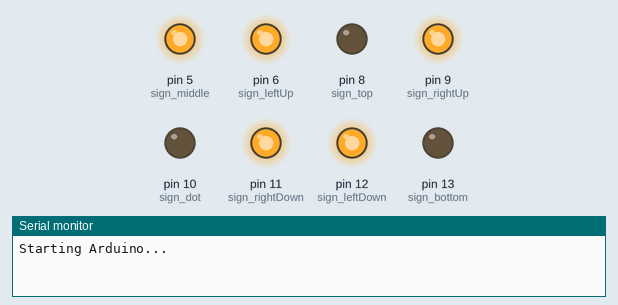
Simulated run of this sketch. Board: Arduino Uno, built with avr-gcc and run on an emulated ATmega328P. Shown: output pins drawn as LEDs (lit = HIGH), the last lines printed to the serial monitor.

Above: at 0.4 s.
At 1.4 s:
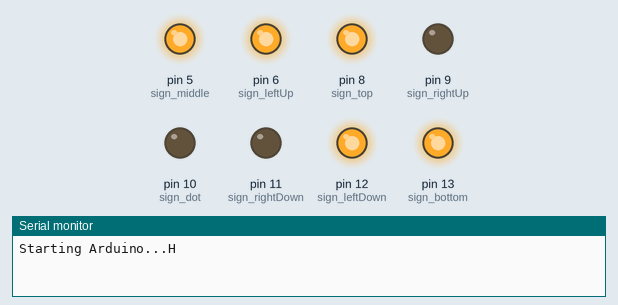
At 5.4 s:
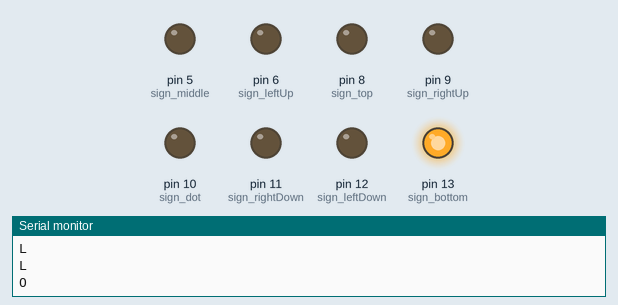
At 7.4 s:
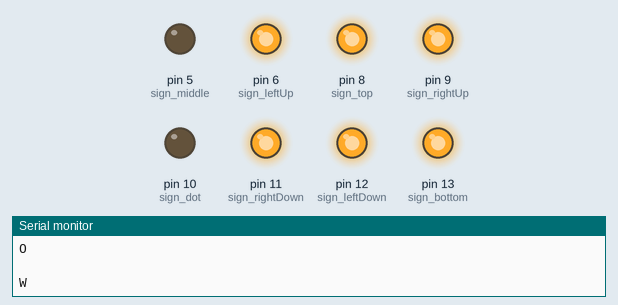
At 11.4 s:
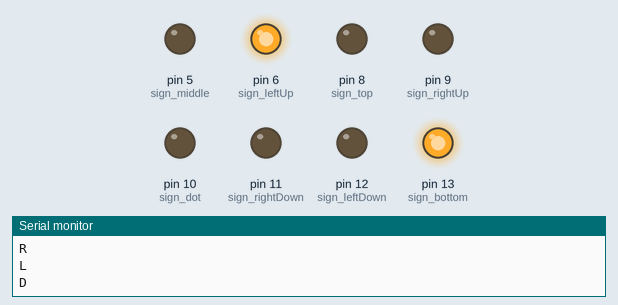
At 14.4 s:
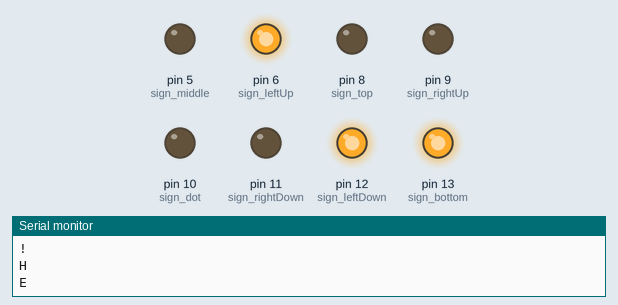
Timing chart, 0 to 15.6 s (numbered marks = the images above):
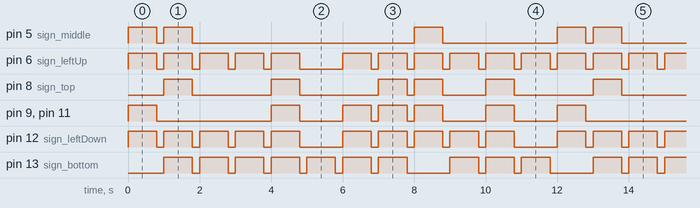

The sketch:

dynamicPrinting.ino
```cpp
int DELAY = 1000;
uint8_t mode = HIGH;

int sign_bottom = 13;
int sign_leftDown = 12;
int sign_rightDown = 11;
int sign_dot = 10;
int sign_rightUp = 9;
int sign_top = 8;
int sign_leftUp = 6;
int sign_middle = 5;

void printChar(char a){
  if(a == 'A' || a == 'a'){
    digitalWrite(sign_leftUp, HIGH);
    digitalWrite(sign_leftDown, HIGH);
    digitalWrite(sign_middle, HIGH);
    digitalWrite(sign_rightUp, HIGH);
    digitalWrite(sign_rightDown, HIGH);
    digitalWrite(sign_top, HIGH);
  } else if(a == 'B' || a == 'b'){
    digitalWrite(sign_leftUp, HIGH);
    digitalWrite(sign_leftDown, HIGH);
    digitalWrite(sign_middle, HIGH);
    digitalWrite(sign_rightUp, HIGH);
    digitalWrite(sign_rightDown, HIGH);
    digitalWrite(sign_top, HIGH);
    digitalWrite(sign_bottom, HIGH);
  } else if(a == 'C' || a == 'c'){
    digitalWrite(sign_leftUp, HIGH);
    digitalWrite(sign_leftDown, HIGH);
    digitalWrite(sign_top, HIGH);
    digitalWrite(sign_bottom, HIGH);
  } else if(a == 'D' || a == 'd'){
    digitalWrite(sign_leftUp, HIGH);
    digitalWrite(sign_leftDown, HIGH);
    digitalWrite(sign_rightUp, HIGH);
    digitalWrite(sign_rightDown, HIGH);
    digitalWrite(sign_top, HIGH);
    digitalWrite(sign_bottom, HIGH);
  } else if(a == 'E' || a == 'e'){
    digitalWrite(sign_leftUp, HIGH);
    digitalWrite(sign_leftDown, HIGH);
    digitalWrite(sign_middle, HIGH);
    digitalWrite(sign_top, HIGH);
    digitalWrite(sign_bottom, HIGH);
  } else if(a == 'F' || a == 'f'){
    digitalWrite(sign_leftUp, HIGH);
    digitalWrite(sign_leftDown, HIGH);
    digitalWrite(sign_middle, HIGH);
    digitalWrite(sign_top, HIGH);
  } else if(a == 'G' || a == 'g'){
    digitalWrite(sign_leftDown, HIGH);
    digitalWrite(sign_rightUp, HIGH);
    digitalWrite(sign_rightDown, HIGH);
    digitalWrite(sign_top, HIGH);
    digitalWrite(sign_bottom, HIGH);
  } else if(a == 'H' || a == 'h'){
    digitalWrite(sign_leftUp, HIGH);
    digitalWrite(sign_leftDown, HIGH);
    digitalWrite(sign_middle, HIGH);
    digitalWrite(sign_rightUp, HIGH);
    digitalWrite(sign_rightDown, HIGH);
  } else if(a == 'I' || a == 'i'){
    digitalWrite(sign_leftUp, HIGH);
    digitalWrite(sign_leftDown, HIGH);
  } else if(a == 'J' || a == 'j'){
    digitalWrite(sign_leftDown, HIGH);
    digitalWrite(sign_middle, HIGH);
    digitalWrite(sign_rightUp, HIGH);
    digitalWrite(sign_rightDown, HIGH);
    digitalWrite(sign_bottom, HIGH);
  } else if(a == 'K' || a == 'k'){
    digitalWrite(sign_leftUp, HIGH);
    digitalWrite(sign_leftDown, HIGH);
    digitalWrite(sign_middle, HIGH);
    digitalWrite(sign_rightUp, HIGH);
    digitalWrite(sign_rightDown, HIGH);
  } else if(a == 'L' || a == 'l'){
    digitalWrite(sign_leftUp, HIGH);
    digitalWrite(sign_leftDown, HIGH);
    digitalWrite(sign_bottom, HIGH);
  } else if(a == 'M' || a == 'm'){
    digitalWrite(sign_leftUp, HIGH);
    digitalWrite(sign_leftDown, HIGH);
    digitalWrite(sign_rightUp, HIGH);
    digitalWrite(sign_rightDown, HIGH);
    digitalWrite(sign_top, HIGH);
  } else if(a == 'N' || a == 'n'){
    digitalWrite(sign_leftUp, HIGH);
    digitalWrite(sign_leftDown, HIGH);
    digitalWrite(sign_rightUp, HIGH);
    digitalWrite(sign_rightDown, HIGH);
    digitalWrite(sign_top, HIGH);
  } else if(a == 'O' || a == 'o'){
    digitalWrite(sign_leftUp, HIGH);
    digitalWrite(sign_leftDown, HIGH);
    digitalWrite(sign_rightUp, HIGH);
    digitalWrite(sign_rightDown, HIGH);
    digitalWrite(sign_top, HIGH);
    digitalWrite(sign_bottom, HIGH);
  } else if(a == 'P' || a == 'p'){
    digitalWrite(sign_leftUp, HIGH);
    digitalWrite(sign_leftDown, HIGH);
    digitalWrite(sign_middle, HIGH);
    digitalWrite(sign_rightUp, HIGH);
    digitalWrite(sign_top, HIGH);
  } else if(a == 'Q' || a == 'q'){
    digitalWrite(sign_leftUp, HIGH);
    digitalWrite(sign_leftDown, HIGH);
    digitalWrite(sign_rightUp, HIGH);
    digitalWrite(sign_rightDown, HIGH);
    digitalWrite(sign_top, HIGH);
    digitalWrite(sign_bottom, HIGH);
  } else if(a == 'R' || a == 'r'){
    digitalWrite(sign_leftUp, HIGH);
    digitalWrite(sign_leftDown, HIGH);
    digitalWrite(sign_middle, HIGH);
    digitalWrite(sign_rightUp, HIGH);
    digitalWrite(sign_rightDown, HIGH);
    digitalWrite(sign_top, HIGH);
  } else if(a == 'S' || a == 's'){
    digitalWrite(sign_leftUp, HIGH);
    digitalWrite(sign_middle, HIGH);
    digitalWrite(sign_rightDown, HIGH);
    digitalWrite(sign_top, HIGH);
    digitalWrite(sign_bottom, HIGH);
  } else if(a == 'T' || a == 't'){
    digitalWrite(sign_rightUp, HIGH);
    digitalWrite(sign_rightDown, HIGH);
    digitalWrite(sign_top, HIGH);
  } else if(a == 'U' || a == 'u'){
    digitalWrite(sign_leftUp, HIGH);
    digitalWrite(sign_leftDown, HIGH);
    digitalWrite(sign_rightUp, HIGH);
    digitalWrite(sign_rightDown, HIGH);
    digitalWrite(sign_bottom, HIGH);
  } else if(a == 'V' || a == 'v'){
    digitalWrite(sign_leftUp, HIGH);
    digitalWrite(sign_leftDown, HIGH);
    digitalWrite(sign_rightUp, HIGH);
    digitalWrite(sign_rightDown, HIGH);
    digitalWrite(sign_bottom, HIGH);
  } else if(a == 'W' || a == 'w'){
    digitalWrite(sign_leftUp, HIGH);
    digitalWrite(sign_leftDown, HIGH);
    digitalWrite(sign_rightUp, HIGH);
    digitalWrite(sign_rightDown, HIGH);
    digitalWrite(sign_bottom, HIGH);
  } else if(a == 'X' || a == 'x'){
    digitalWrite(sign_leftUp, HIGH);
    digitalWrite(sign_leftDown, HIGH);
    digitalWrite(sign_middle, HIGH);
    digitalWrite(sign_rightUp, HIGH);
    digitalWrite(sign_rightDown, HIGH);
  } else if(a == 'Y' || a == 'y'){
    digitalWrite(sign_leftUp, HIGH);
    digitalWrite(sign_leftDown, HIGH);
    digitalWrite(sign_middle, HIGH);
    digitalWrite(sign_rightUp, HIGH);
    digitalWrite(sign_rightDown, HIGH);
    digitalWrite(sign_bottom, HIGH);
  } else if(a == 'Z' || a == 'z'){
    digitalWrite(sign_leftDown, HIGH);
    digitalWrite(sign_middle, HIGH);
    digitalWrite(sign_rightUp, HIGH);
    digitalWrite(sign_top, HIGH);
    digitalWrite(sign_bottom, HIGH);
  } else if(a == ' '){
    digitalWrite(sign_bottom, HIGH);
  } else if(a == '!'){
    digitalWrite(sign_leftUp, HIGH);
    digitalWrite(sign_bottom, HIGH);
  }

  //set all signs to LOW
  delay(800);
  digitalWrite(sign_leftUp, LOW);
  digitalWrite(sign_leftDown, LOW);
  digitalWrite(sign_middle, LOW);
  digitalWrite(sign_rightUp, LOW);
  digitalWrite(sign_rightDown, LOW);
  digitalWrite(sign_top, LOW);
  digitalWrite(sign_bottom, LOW);
  digitalWrite(sign_dot, LOW);
  delay(200);
}

void setup() {
  Serial.begin(9600);
  Serial.print("Starting Arduino...");

  pinMode(sign_bottom, OUTPUT);
  pinMode(sign_leftDown, OUTPUT);
  pinMode(sign_rightDown, OUTPUT);
  pinMode(sign_dot, OUTPUT);
  pinMode(sign_rightUp, OUTPUT);
  pinMode(sign_top, OUTPUT);
  pinMode(sign_leftUp, OUTPUT);
  pinMode(sign_middle, OUTPUT);

}

void loop() {
  char str[12] = {'H', 'E', 'L', 'L', 'O', ' ', 'W', 'O', 'R', 'L', 'D', '!'};

  for(int i=0; i<sizeof(str) / sizeof(char); i++){
    printChar(str[i]);
    Serial.println(str[i]);
  }

}
```

Measured:
- by itself, pin 5 (sign_middle): repeats every 12.0 s: LOW 0.20 s, HIGH 0.80 s, LOW 6.2 s, HIGH 0.80 s, LOW 3.2 s, HIGH 0.80 s
- by itself, pin 6 (sign_leftUp): moves between LOW and HIGH, repeating every 12.0 s
- by itself, pin 12 (sign_leftDown): repeats every 6.0 s: 4 × (LOW 0.20 s, HIGH 0.80 s), LOW 1.2 s, HIGH 0.80 s
- by itself, pin 8 (sign_top): repeats every 12.0 s: 2 × (LOW 2.2 s, HIGH 0.80 s), LOW 0.20 s, HIGH 0.80 s, LOW 1.2 s, HIGH 0.80 s, LOW 2.2 s, HIGH 0.80 s
- by itself, pin 13 (sign_bottom): repeats every 12.0 s: 6 × (LOW 0.20 s, HIGH 0.80 s), LOW 1.2 s, 2 × (HIGH 0.80 s, LOW 0.20 s), HIGH 0.80 s, LOW 1.2 s, HIGH 0.80 s
